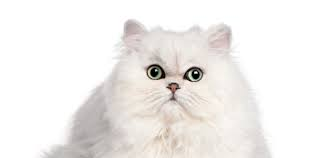
#> input picture HW10/img/pic2.jpg, 319 x 158 px
$ python PR4.py
#> lines starting #> are read from the running program, lines starting #| are printed output that depends on the picture
import cv2
import numpy as np

from PR1 import second_image_name, second_image_path

if __name__ == "__main__":
    img = cv2.imread(second_image_path)
#> img is the input picture: shape (158, 319, 3); mean B, G, R 235.8, 238, 240.8
    cv2.imshow(second_image_name, img)

    black_image = np.zeros(img.shape[:2], dtype=np.uint8)

    circle = cv2.circle(black_image.copy(), (img.shape[1] // 2, img.shape[0] // 2),
                        70, 255, thickness=-1)

    result = cv2.bitwise_and(img, img, mask=circle)
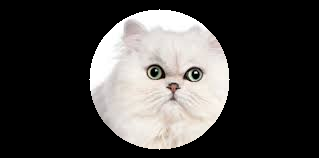
#> result: shape (158, 319, 3); mean B, G, R 65.3, 67, 68.9

    cv2.imshow("result", result)

    cv2.waitKey(0)
